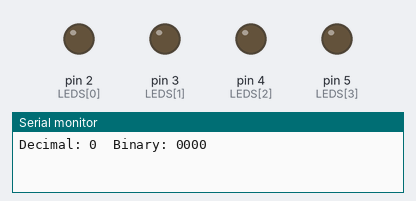
The sketch below on a simulated Arduino Uno, built with avr-gcc and run on an emulated ATmega328P. Parts: output pins drawn as LEDs (lit = HIGH), the last lines printed to the serial monitor.

Above: at 0.1 s.
At 4.1 s:
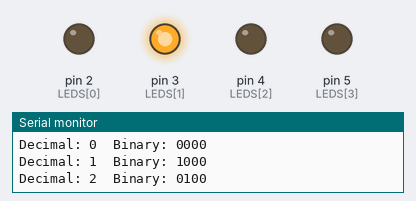
At 8.1 s:
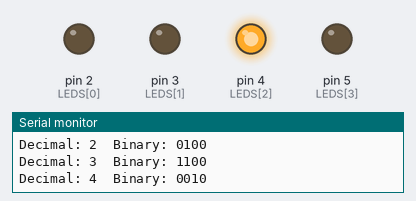
At 18.1 s:
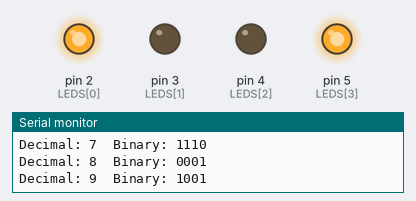
At 28.1 s:
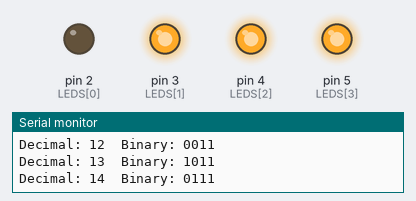
At 38.1 s:
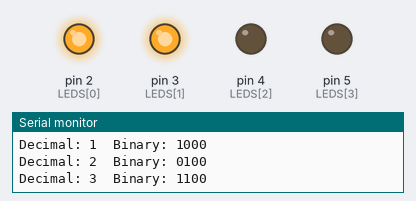
Timing chart, 0 to 39.6 s (numbered marks = the images above):
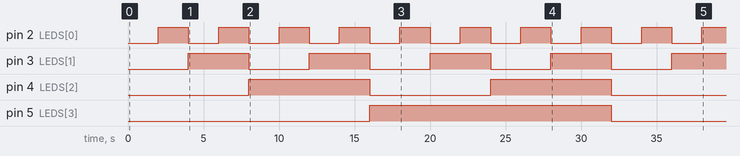

The sketch:

decimal-to-binary.ino
```cpp
#define N 16
int numbers[N];

int LEDS[4] = {2, 3, 4, 5};

void setup() {
  // put your setup code here, to run once:
  Serial.begin(9600);

  for (int p = 0; p < 4; p++) {
    pinMode(LEDS[p], OUTPUT);
  }

  for (int i = 0; i < N; i++) {
    numbers[i] = i;
  }
}

void loop() {
  // put your main code here, to run repeatedly:
  for(int n = 0; n < N; n++) {
    byte binaryValue = decimalToBinary(n);

    Serial.print("Decimal: ");
    Serial.print(n);
    Serial.print("  Binary: ");

    for(int bit = 0; bit < 4; bit++) {
      int b = bitRead(binaryValue, bit);
      Serial.print(b);
      digitalWrite(LEDS[bit], b);
    }

    Serial.println();

    delay(2000);
  }
}

byte decimalToBinary(int number) {
  return (byte)number;
}
```

Measured:
- by itself, pin 2 (LEDS[0]): alternates HIGH for 2.0 s and LOW for 2.0 s
- by itself, pin 3 (LEDS[1]): alternates HIGH for 4.0 s and LOW for 4.0 s
- by itself, pin 4 (LEDS[2]): alternates HIGH for 8.0 s and LOW for 8.0 s
- by itself, pin 5 (LEDS[3]): LOW → HIGH at 16.0 s, → LOW 16.0 s later
